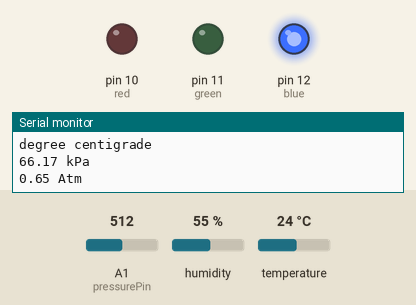
This sketch was run on a simulated Arduino Uno, built with avr-gcc and run on an emulated ATmega328P. Shown: output pins drawn as LEDs (lit = HIGH), the last lines printed to the serial monitor. Inputs (shaded band) come from the test bench; at power-on: temperature 24 °C, A1 (pressurePin) = 512, humidity 55 %.

Above: at 5.8 s.
5.9 s: temperature set to 34 °C
10.2 s: temperature set to 37 °C
At 10.7 s:
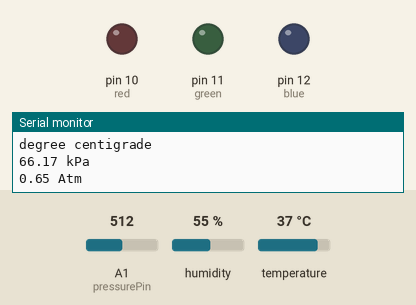
14.5 s: A1 (pressurePin) set to 628
18.8 s: A1 (pressurePin) set to 656
At 20.0 s:
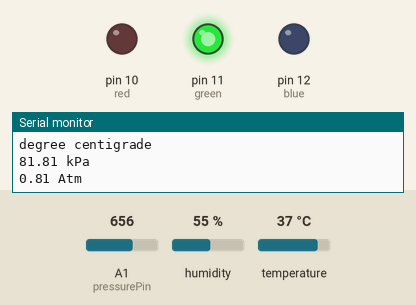
27.2 s: A1 (pressurePin) set to 511
At 27.7 s:
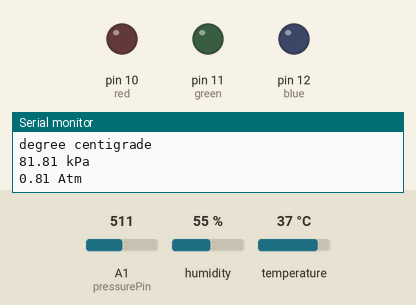
31.5 s: A1 (pressurePin) set to 716
At 33.3 s:
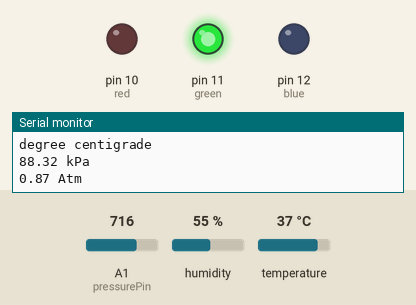
Timing chart, 0 to 40.9 s (numbered marks = the images above; inputs shaded):
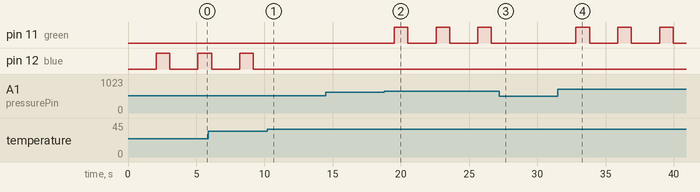

The sketch:

praktikum3.ino
```cpp
#include "DHT.h"

#define dht_1 2
#define DHTTYPE DHT11
#define kpa2atm 0.00986923267
DHT dht(dht_1, DHTTYPE);

// pin
int pressurePin = 1;

// variables
int val;
float pkPa; // pressure in pkPa
float pAtm; // pressure in pAtm

unsigned long time;
const int buzzer = 13;
const int blue = 12;
const int green = 11;
const int red = 10;

void setup() {
  // put your setup code here, to run once:
  pinMode(buzzer, OUTPUT);
  pinMode(blue, OUTPUT);
  pinMode(green, OUTPUT);
  pinMode(red, OUTPUT);
  Serial.begin(9600);
  dht.begin();
}

void loop() {
  // put your main code here, to run repeatedly:
  delay(2000);

  val = analogRead(pressurePin);
  pkPa = ((float)val/(float)1023 + 0.095)/0.009;
  pAtm = kpa2atm*pkPa;

  float humid = dht.readHumidity();
  float temp = dht.readTemperature();
  float heatIndex = dht.computeHeatIndex(temp, humid, false);

  Serial.print("Humidity = ");
  Serial.println(humid);
  Serial.print("Heat Index = ");
  Serial.println(heatIndex);
  Serial.print("Temperature = ");
  Serial.println(temp);
  Serial.println("degree centigrade");
  Serial.println("");

  Serial.print(pkPa);
  Serial.println(" kPa");
  Serial.print(pAtm);
  Serial.println(" Atm");
  Serial.println("");

    if (heatIndex >= 0 && heatIndex < 45 && pkPa < 80){
      digitalWrite(blue, HIGH);
      delay(1000);
      digitalWrite(blue, LOW);
    }
    else if (heatIndex >= 45 && heatIndex < 55 && pkPa >= 80 && pkPa < 100){
      digitalWrite(green, HIGH);
      delay(1000);
      digitalWrite(green, LOW);
    }
    if (heatIndex >= 55 && pkPa > 100){
      digitalWrite(red, HIGH);
      tone(buzzer, 1000);
      delay(1000);
      noTone(buzzer);
      digitalWrite(red, LOW);
    }
    else {
      digitalWrite(blue, LOW);
      digitalWrite(green, LOW);
      digitalWrite(red, LOW);
      noTone(buzzer);
      Serial.println("");
    }
 }
```

Measured:
- the behaviour switches between 35 and 36 °C on temperature (found by bisection; images 0 and 1)
- the behaviour switches between 639 and 640 on A1 (pressurePin) (found by bisection; images 1 and 2)
- after the input at 10.2 s, pin 12 (blue): stays LOW (without the input it goes to HIGH after 1.1 s)
- after the input at 18.8 s, pin 11 (green): alternates HIGH for 1.0 s and LOW for 2.1 s, starting after 0.72 s
- after the input at 27.2 s, pin 11 (green): stays LOW (without the input it goes to HIGH after 1.5 s)
- after the input at 31.5 s, pin 11 (green): alternates HIGH for 1.0 s and LOW for 2.1 s, starting after 1.3 s
